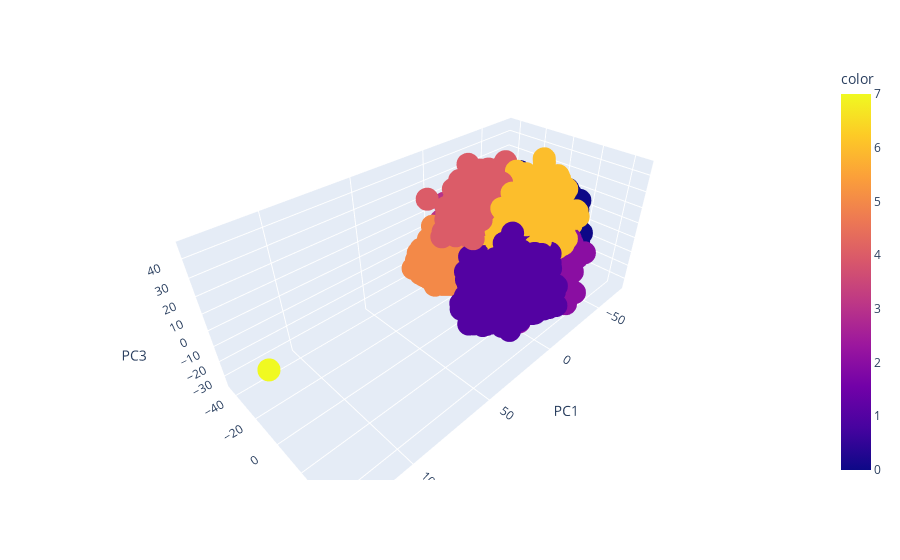

The notebook cell saved with this chart:
### Markdown cell above
## Agglomerative Clustering

### Code cell
# Use agglomerative clustering to cluster ALL players to 8 clusters
# You should still use the first 3 PCs to cluster the dataset
# This time, you should cluster ALL players
# Then, use plotly express to plot a 3-D scatter plot.
# In the figure, x, y, z are the first 3 PCs, and color is the prediction we get from agglomerative clustering
from sklearn.cluster import AgglomerativeClustering

ac = AgglomerativeClustering(n_clusters=8, linkage='ward')
df3 = df[['PC1', 'PC2', 'PC3']]
ac.fit(df3)
pred=ac.labels_
px.scatter_3d(df, x='PC1', y='PC2', z='PC3',
              color=pred)

### Figure 1 — Plotly figure (JSON) as saved in the notebook; plotly's stock layout.template omitted (floating-point values rounded to 4 significant figures; data arrays with more than 128 entries replaced by an {"elided": "..."} marker saying what was removed)
{"data": [{"hovertemplate": "PC1=%{x}<br>PC2=%{y}<br>PC3=%{z}<br>color=%{marker.color}<extra></extra>", "legendgroup": "", "marker": {"color": {"elided": "19239 int values"}, "coloraxis": "coloraxis", "symbol": "circle"}, "mode": "markers", "name": "", "scene": "scene", "showlegend": false, "type": "scatter3d", "x": {"elided": "19239 float values"}, "y": {"elided": "19239 float values"}, "z": {"elided": "19239 float values"}}], "layout": {"coloraxis": {"colorbar": {"title": {"text": "color"}}, "colorscale": [[0, "#0d0887"], [0.1111, "#46039f"], [0.2222, "#7201a8"], [0.3333, "#9c179e"], [0.4444, "#bd3786"], [0.5556, "#d8576b"], [0.6667, "#ed7953"], [0.7778, "#fb9f3a"], [0.8889, "#fdca26"], [1, "#f0f921"]]}, "legend": {"tracegroupgap": 0}, "margin": {"t": 60}, "scene": {"domain": {"x": [0, 1], "y": [0, 1]}, "xaxis": {"title": {"text": "PC1"}}, "yaxis": {"title": {"text": "PC2"}}, "zaxis": {"title": {"text": "PC3"}}}}}
